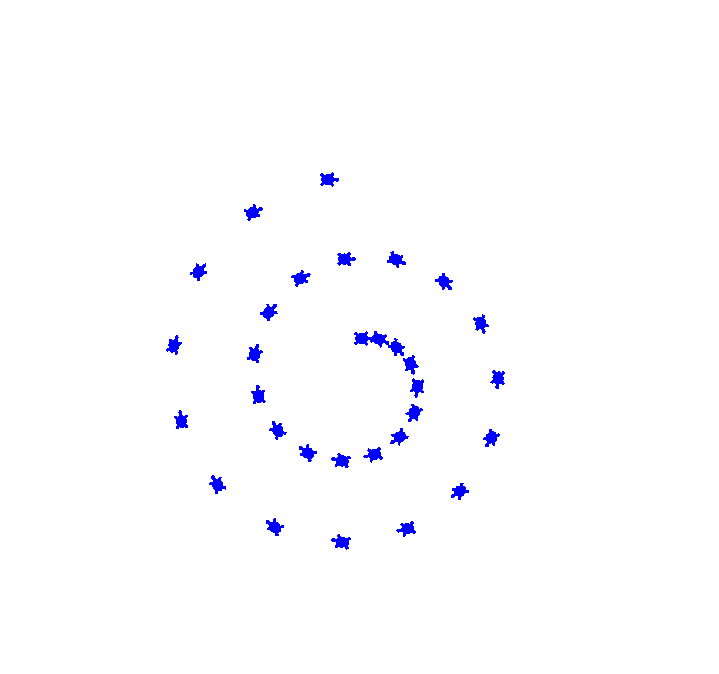

Python code for this plot:
#! /usr/bin/env python3
#
def spiral ( ):

  from PIL import Image
  import turtle

  window = turtle.Screen ( )
  window.bgcolor ( "lightgreen" )
  canvas = window.getcanvas ( )

  tess = turtle.Turtle ( )
  tess.shape ( "turtle" )
  tess.color ( "blue" )

  tess.penup ( )
  size = 20
  for i in range ( 30 ):
    tess.stamp ( )
    size = size + 3
    tess.forward ( size )
    tess.right ( 24 )

  canvas.postscript ( file = "spiral.eps" )
  fred = Image.open ( "spiral.eps" )
  fred.save ( "spiral.png", "PNG" )

  window.mainloop ( )

  return

if ( __name__ == "__main__" ):
  spiral ( )
